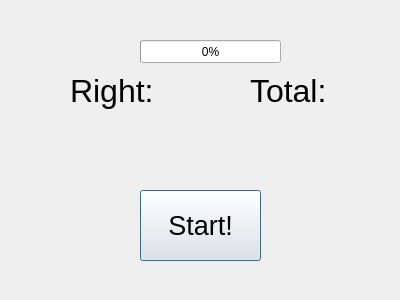
<?xml version="1.0" encoding="UTF-8"?>
<ui version="4.0">
 <class>ResultWindow</class>
 <widget class="QDialog" name="ResultWindow">
  <property name="geometry">
   <rect>
    <x>0</x>
    <y>0</y>
    <width>400</width>
    <height>300</height>
   </rect>
  </property>
  <property name="windowTitle">
   <string>Dialog</string>
  </property>
  <widget class="QLabel" name="label">
   <property name="geometry">
    <rect>
     <x>250</x>
     <y>60</y>
     <width>81</width>
     <height>61</height>
    </rect>
   </property>
   <property name="font">
    <font>
     <pointsize>24</pointsize>
    </font>
   </property>
   <property name="text">
    <string>Total:</string>
   </property>
  </widget>
  <widget class="QLabel" name="TotalField">
   <property name="geometry">
    <rect>
     <x>210</x>
     <y>100</y>
     <width>151</width>
     <height>81</height>
    </rect>
   </property>
   <property name="font">
    <font>
     <pointsize>48</pointsize>
    </font>
   </property>
   <property name="text">
    <string/>
   </property>
   <property name="alignment">
    <set>Qt::AlignCenter</set>
   </property>
  </widget>
  <widget class="QLabel" name="RightField">
   <property name="geometry">
    <rect>
     <x>40</x>
     <y>100</y>
     <width>151</width>
     <height>81</height>
    </rect>
   </property>
   <property name="font">
    <font>
     <pointsize>48</pointsize>
    </font>
   </property>
   <property name="text">
    <string/>
   </property>
   <property name="alignment">
    <set>Qt::AlignCenter</set>
   </property>
  </widget>
  <widget class="QLabel" name="label_4">
   <property name="geometry">
    <rect>
     <x>70</x>
     <y>60</y>
     <width>81</width>
     <height>61</height>
    </rect>
   </property>
   <property name="font">
    <font>
     <pointsize>24</pointsize>
    </font>
   </property>
   <property name="text">
    <string>Right:</string>
   </property>
  </widget>
  <widget class="QPushButton" name="StartButton">
   <property name="geometry">
    <rect>
     <x>140</x>
     <y>190</y>
     <width>121</width>
     <height>71</height>
    </rect>
   </property>
   <property name="font">
    <font>
     <pointsize>20</pointsize>
    </font>
   </property>
   <property name="text">
    <string>Start!</string>
   </property>
  </widget>
  <widget class="QProgressBar" name="progressBar">
   <property name="geometry">
    <rect>
     <x>140</x>
     <y>40</y>
     <width>141</width>
     <height>23</height>
    </rect>
   </property>
   <property name="value">
    <number>0</number>
   </property>
   <property name="textVisible">
    <bool>true</bool>
   </property>
   <property name="orientation">
    <enum>Qt::Horizontal</enum>
   </property>
   <property name="invertedAppearance">
    <bool>false</bool>
   </property>
   <property name="textDirection">
    <enum>QProgressBar::TopToBottom</enum>
   </property>
  </widget>
 </widget>
 <resources/>
 <connections/>
</ui>
